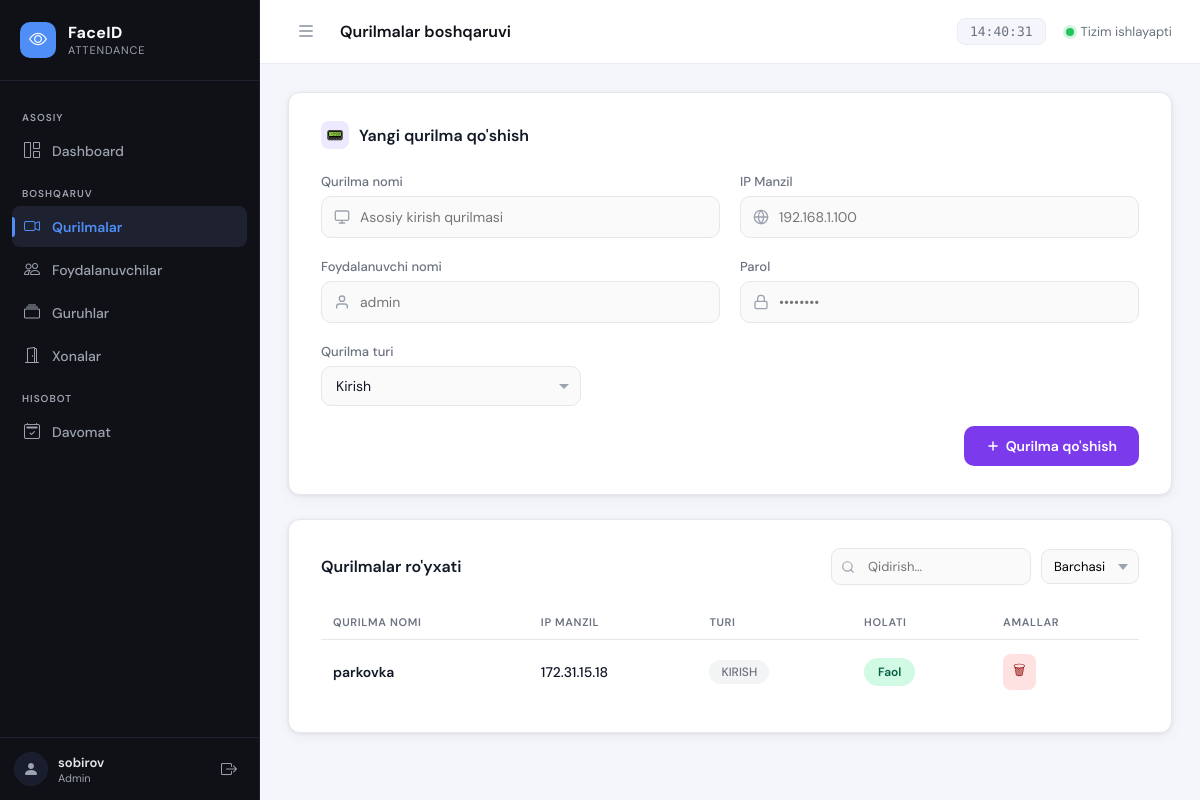
Page /devices/list/ (signed in) on the committed database.
### apps/devices/models.py (models this page shows, shortened)
class Device(models.Model):
    DEVICE_TYPES = [
        ('entry', 'KIRISH'),
        ('exit', 'CHIQISH'),
        ('room', 'HONA'),
    ]
    name = models.CharField(max_length=100, unique=True)
    ip_address = models.GenericIPAddressField(unique=True)
    username = models.CharField(max_length=50)
    password = models.TextField()  # encrypted
    device_type = models.CharField(max_length=10, choices=DEVICE_TYPES)
    is_active = models.BooleanField(default=True)
    created_at = models.DateTimeField(auto_now_add=True)

### apps/devices/views.py (the view, shortened to what this page needs)
# urls.py: path('list/', views.device_list, name='device_list'),                 # /devices/list/
@login_required
def device_list(request):
    devices = Device.objects.all()
    error = None
    return render(request, 'devices/devices_list.html', {
        "devices": devices,
        "error": error
    })

### apps/devices/templates/devices/devices_list.html (shortened to what this page needs)
{% extends 'base.html' %}
{% load static %}
{% block page_title %}Qurilmalar boshqaruvi{% endblock %}
{% block nav_devices %}active{% endblock %}
{% block extra_css %}
<link rel="stylesheet" href="{% static 'devices/css/devices.css' %}">
{% endblock %}
{% block content %}
<div class="card">
    <div class="card-title">
        <div class="icon">📟</div>
        Yangi qurilma qo'shish
    </div>
    <form method="post" action="{% url 'devices:device_list' %}">
        <div class="form-grid">
            <div class="form-group">
                <label>Qurilma nomi</label>
                <div class="input-wrap">
                    <span class="input-icon">
                    </span>
                    <input type="text" name="name" placeholder="Asosiy kirish qurilmasi" required>
                </div>
            </div>
            <div class="form-group">
                <label>IP Manzil</label>
                <div class="input-wrap">
                    <span class="input-icon">
                    </span>
                    <input type="text" name="ip_address" placeholder="192.168.1.100" required>
                </div>
            </div>
            <div class="form-group">
                <label>Foydalanuvchi nomi</label>
                <div class="input-wrap">
                    <span class="input-icon">
                    </span>
                    <input type="text" name="username" placeholder="admin" required>
                </div>
            </div>
            <div class="form-group">
                <label>Parol</label>
                <div class="input-wrap">
                    <span class="input-icon">
                    </span>
                    <input type="password" name="password" placeholder="••••••••" required>
                </div>
            </div>
            <div class="form-group">
                <label>Qurilma turi</label>
                <div class="select-wrap">
                    <select name="device_type">
                        <option value="entry">Kirish</option>
                    </select>
                </div>
            </div>
        </div>
        <div class="form-footer">
            <button type="submit" class="btn-primary">
                <svg width="14" height="14" viewBox="0 0 24 24" fill="none" stroke="currentColor" stroke-width="2.5" stroke-linecap="round" stroke-linejoin="round">
                    <line x1="12" y1="5" x2="12" y2="19"/>
                    <line x1="5" y1="12" x2="19" y2="12"/>
                </svg>
                Qurilma qo'shish
            </button>
        </div>
    </form>
</div>
<div class="card">
    <div class="table-header">
        <h2>Qurilmalar ro'yxati</h2>
        <div class="table-filters">
            <div class="search-wrap">
                <svg class="search-icon" width="14" height="14" viewBox="0 0 24 24" fill="none" stroke="currentColor" stroke-width="2" stroke-linecap="round" stroke-linejoin="round">
                    <circle cx="11" cy="11" r="8"/>
                    <line x1="21" y1="21" x2="16.65" y2="16.65"/>
                </svg>
                <input type="text" id="searchInput" placeholder="Qidirish..." oninput="filterTable()">
            </div>
            <select class="status-select" id="statusFilter" onchange="filterTable()">
                <option value="">Barchasi</option>
            </select>
        </div>
    </div>
    <table id="devicesTable">
        <thead>
            <tr>
                <th>Qurilma nomi</th>
                <th>IP Manzil</th>
                <th>Turi</th>
                <th>Holati</th>
                <th>Amallar</th>
            </tr>
        </thead>
        <tbody>
            {% for d in devices %}
            <tr data-status="{% if d.is_active %}active{% else %}inactive{% endif %}">
                <td class="name">{{ d.name }}</td>
                <td>{{ d.ip_address }}</td>
                <td>
                    <span class="badge-type">{{ d.get_device_type_display }}</span>
                </td>
                <td>
                    <button
                        class="status-btn {% if d.is_active %}active{% else %}inactive{% endif %}"
                        onclick="toggleDevice({{ d.id }}, this)"
                    >
                        {% if d.is_active %}Faol{% else %}Nofaol{% endif %}
                    </button>
                </td>
                <td>
                    <button class="delete-btn" onclick="deleteDevice({{ d.id }}, this)">🗑</button>
                </td>
            </tr>
            {% empty %}
            <tr>
                <td colspan="5" class="empty-row">
                    Hech qanday qurilma topilmadi. Yuqorida yangi qurilma qo'shing.
                </td>
            </tr>
            {% endfor %}
        </tbody>
    </table>
</div>
{% endblock %}

### templates/base.html (shortened to what this page needs)
{% load static %}
<!DOCTYPE html>
<html lang="uz">
<head>
    <link rel="stylesheet" href="https://cdn.jsdelivr.net/npm/bootstrap-icons@1.11.3/font/bootstrap-icons.min.css">
    <link rel="stylesheet" href="{% static 'css/dashboard.css' %}">
    {% block extra_css %}{% endblock %}
</head>
<body>
<aside class="sidebar" id="sidebar">
    <div class="sidebar-logo">
        <div class="logo-icon">
            <i class="bi bi-eye"></i>
        </div>
        <div class="logo-text">
            <span class="logo-title">FaceID</span>
            <span class="logo-sub">Attendance</span>
        </div>
    </div>
    <nav class="sidebar-nav">
        <div class="nav-section-label">Asosiy</div>
        <a href="{% url 'core:dashboard' %}" class="nav-item {% block nav_dashboard %}{% endblock %}">
            <span class="nav-icon"><i class="bi bi-grid-1x2"></i></span>
            <span class="nav-label">Dashboard</span>
        </a>
        <div class="nav-section-label">Boshqaruv</div>
        <a href="{% url 'devices:device_list' %}" class="nav-item {% block nav_devices %}{% endblock %}">
            <span class="nav-icon"><i class="bi bi-camera-video"></i></span>
            <span class="nav-label">Qurilmalar</span>
        </a>
        <a href="{% url 'user_management:user_list' %}" class="nav-item {% block nav_users %}{% endblock %}">
            <span class="nav-icon"><i class="bi bi-people"></i></span>
            <span class="nav-label">Foydalanuvchilar</span>
        </a>
        <a href="{% url 'groups:group_list' %}" class="nav-item {% block nav_groups %}{% endblock %}">
            <span class="nav-icon"><i class="bi bi-collection"></i></span>
            <span class="nav-label">Guruhlar</span>
        </a>
        <a href="#" class="nav-item {% block nav_rooms %}{% endblock %}">
            <span class="nav-icon"><i class="bi bi-door-open"></i></span>
            <span class="nav-label">Xonalar</span>
        </a>
        <div class="nav-section-label">Hisobot</div>
        <a href="#" class="nav-item {% block nav_attendance %}{% endblock %}">
            <span class="nav-icon"><i class="bi bi-calendar2-check"></i></span>
            <span class="nav-label">Davomat</span>
        </a>
    </nav>
    <div class="sidebar-footer">
        <div class="sidebar-user">
            <div class="user-avatar">
                <i class="bi bi-person-fill"></i>
            </div>
            <div class="user-info">
                <span class="user-name">{{ request.user.get_full_name|default:request.user.username }}</span>
                <span class="user-role">Admin</span>
            </div>
        </div>
        <a href="{% url 'logout' %}" class="logout-btn" title="Chiqish">
            <i class="bi bi-box-arrow-right"></i>
        </a>
    </div>
</aside>
<div class="main-wrapper">
    <header class="topbar">
        <div class="topbar-left">
            <button class="sidebar-toggle" id="sidebarToggle" title="Sidebar">
                <i class="bi bi-list"></i>
            </button>
            <div class="page-breadcrumb">
                <span class="breadcrumb-page">{% block page_title %}Dashboard{% endblock %}</span>
            </div>
        </div>
        <div class="topbar-right">
            <div class="topbar-time" id="liveTime"></div>
            <div class="topbar-status">
                <span class="status-dot online"></span>
                <span class="status-text">Tizim ishlayapti</span>
            </div>
        </div>
    </header>
    <main class="main-content">
        {% block content %}{% endblock %}
    </main>
</div>
</body>
</html>

### apps/devices/static/devices/css/devices.css (style rules this page uses)
.card { background: #ffffff; border-radius: 12px; box-shadow: 0 1px 4px rgba(0,0,0,0.07), 0 4px 16px rgba(0,0,0,0.04); padding: 28px 32px; margin-bottom: 24px; border: 1px solid #e5e7eb; }
.card-title { display: flex; align-items: center; gap: 10px; font-size: 16px; font-weight: 600; margin-bottom: 24px; color: #111827; }
.card-title .icon { width: 28px; height: 28px; background: #ede9fe; border-radius: 8px; display: grid; place-items: center; font-size: 14px; }
.form-grid { display: grid; grid-template-columns: 1fr 1fr; gap: 20px; margin-bottom: 20px; }
.form-group { display: flex; flex-direction: column; gap: 6px; }
.form-group label { font-size: 13px; font-weight: 500; color: #6b7280; }
.input-wrap { position: relative; display: flex; align-items: center; }
.input-wrap .input-icon { position: absolute; left: 13px; color: #9ca3af; line-height: 0; pointer-events: none; }
.input-wrap input { width: 100%; padding: 11px 14px 11px 38px; border: 1.5px solid #e5e7eb; border-radius: 10px; background: #fafafa; font-size: 14px; font-family: 'DM Sans', sans-serif; color: #111827; transition: border-color .15s, background .15s; }
.select-wrap { position: relative; width: 260px; }
.select-wrap select { width: 100%; padding: 11px 36px 11px 14px; border: 1.5px solid #e5e7eb; border-radius: 10px; background: #fafafa; font-size: 14px; font-family: 'DM Sans', sans-serif; color: #111827; appearance: none; cursor: pointer; transition: border-color .15s; }
.select-wrap::after { content: ""; pointer-events: none; position: absolute; right: 12px; top: 50%; transform: translateY(-2px); border: 5px solid transparent; border-top-color: #9ca3af; }
.form-footer { display: flex; justify-content: flex-end; margin-top: 8px; }
.btn-primary { display: inline-flex; align-items: center; gap: 6px; background: #7c3aed; color: white; font-family: 'DM Sans', sans-serif; font-size: 14px; font-weight: 600; padding: 11px 22px; border: none; border-radius: 10px; cursor: pointer; transition: background .15s, transform .1s; }
.table-header { display: flex; align-items: center; justify-content: space-between; margin-bottom: 20px; }
.table-header h2 { font-size: 16px; font-weight: 600; color: #111827; }
.table-filters { display: flex; align-items: center; gap: 10px; }
.search-wrap { position: relative; }
.search-wrap input { padding: 9px 14px 9px 36px; border: 1.5px solid #e5e7eb; border-radius: 9px; background: #fafafa; font-size: 13px; font-family: 'DM Sans', sans-serif; width: 200px; transition: border-color .15s; }
.search-wrap .search-icon { position: absolute; left: 10px; top: 50%; transform: translateY(-50%); color: #9ca3af; }
.status-select { padding: 9px 32px 9px 12px; border: 1.5px solid #e5e7eb; border-radius: 9px; background: #fafafa; font-size: 13px; font-family: 'DM Sans', sans-serif; appearance: none; cursor: pointer; background-repeat: no-repeat; background-position: right 10px center; transition: border-color .15s; }
table { width: 100%; border-collapse: collapse; }
thead th { text-align: left; font-size: 11px; font-weight: 600; text-transform: uppercase; letter-spacing: .06em; color: #6b7280; padding: 10px 12px; border-bottom: 1.5px solid #e5e7eb; }
tbody tr { border-bottom: 1px solid #f3f4f6; transition: background .12s; }
tbody tr:last-child { border-bottom: none; }
tbody td { padding: 14px 12px; font-size: 14px; font-weight: 500; color: #111827; }
td.name { font-weight: 600; }
.badge-type { display: inline-block; background: #f3f4f6; color: #6b7280; padding: 4px 12px; border-radius: 20px; font-size: 12px; font-weight: 500; }
.status-btn { border: none; padding: 6px 14px; border-radius: 999px; font-size: 12px; font-weight: 600; cursor: pointer; transition: 0.2s; font-family: 'DM Sans', sans-serif; }
.status-btn.active { background: #d1fae5; color: #065f46; }
.delete-btn { border: none; background: #fee2e2; color: #991b1b; padding: 6px 10px; border-radius: 8px; cursor: pointer; transition: 0.2s; font-size: 14px; }

### rows in the picture
Device: name "parkovka", ip_address "172.31.15.18", device_type "KIRISH", is_active "Faol"

### other values in the picture
{{ request.user.get_full_name|default:request.user.username }} "sobirov"
